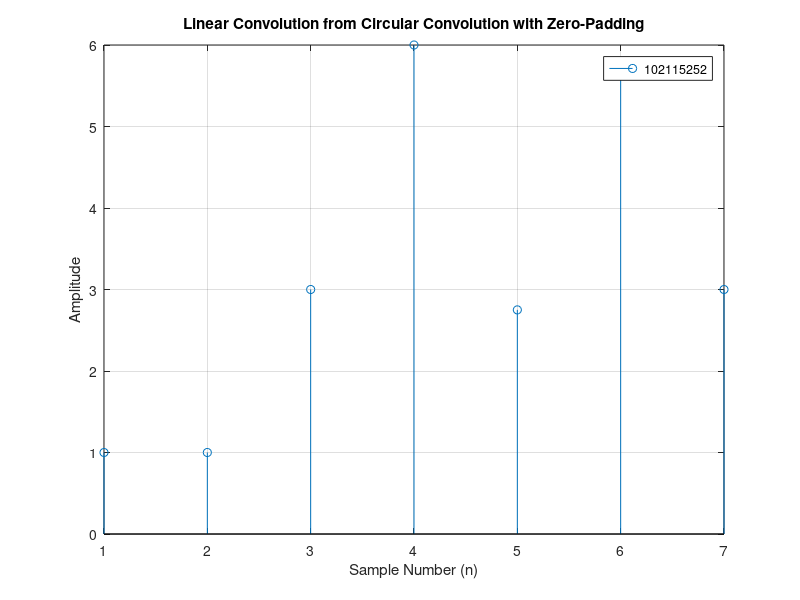

Write MATLAB code to recreate this figure.
clc
clear all
close all
x = [1 0 2.5 1.5];
h = [1 1 0.5 2];

linearSize = length(x) + length(h) -1;

x_pad = [x,zeros(1,linearSize - length(x))];
h_pad = [h, zeros(1, linearSize - length(h))];
circ_conv = cconv(x_pad, h_pad, linearSize);
y_linear = circ_conv(1:linearSize);
stem(y_linear)
grid on
title('Linear Convolution from Circular Convolution with Zero-Padding');
xlabel('Sample Number (n)');
ylabel('Amplitude');
legend('102115252');

